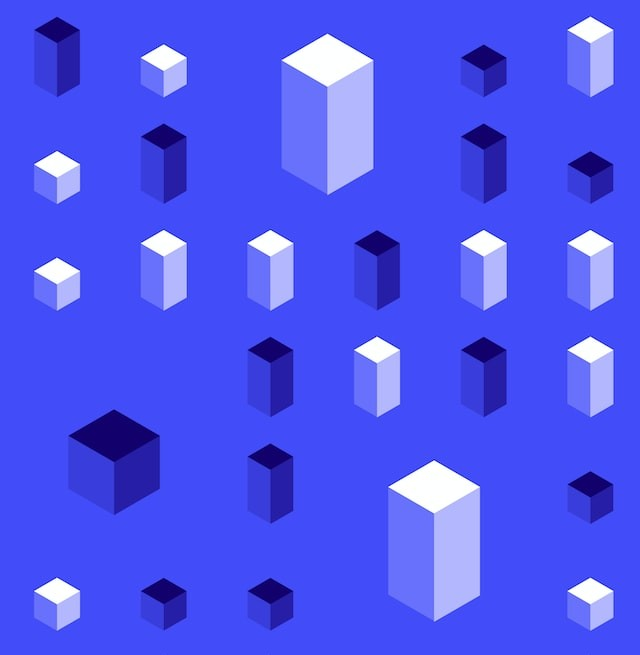
#> input picture examples/2.jpg, 640 x 655 px
$ python multi_template_matching.py
#> lines starting #> are read from the running program, lines starting #| are printed output that depends on the picture; after the words box and inside, x2 and y2 are one past the last pixel; in counts of white or black regions, pixels touching at a corner belong together
# import the necessary packages
import cv2
import numpy as np


# set the template matching and
# non-maximum suppression thresholds
thresh = 0.98
nms_thresh = 0.6

# load the main image and the template image
image = cv2.imread("examples/2.jpg")
#> image is the input picture: shape (655, 640, 3); mean B, G, R 241.9, 84.9, 76.8
template = cv2.imread("examples/template2.jpg")
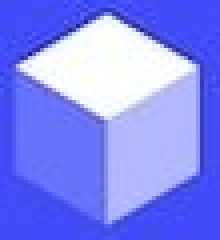
#> input picture examples/template2.jpg, 55 x 60 px (shown 4 times larger)
#> template is the input picture: shape (60, 55, 3); mean B, G, R 245.6, 135.1, 127.6
# make a copy of the image
image_copy = image.copy()

# convert the images to grayscale
image_gray = cv2.cvtColor(image, cv2.COLOR_BGR2GRAY)
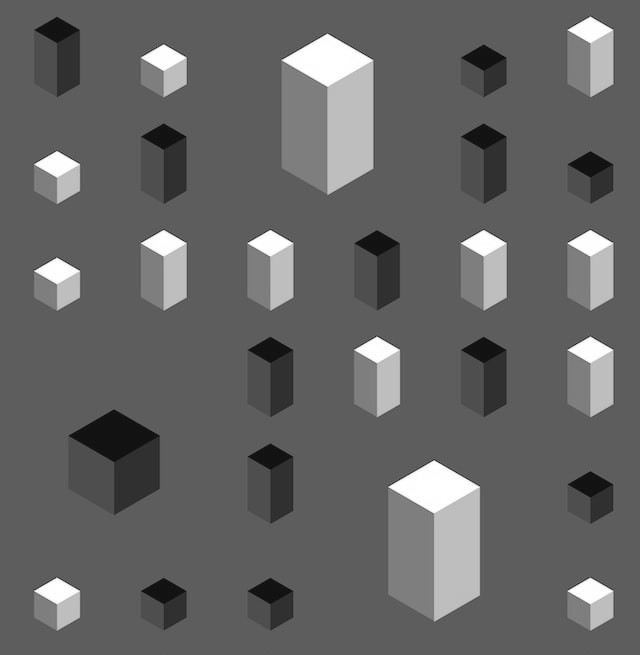
#> image_gray: shape (655, 640); min 12, max 255, mean 100.5
template_gray = cv2.cvtColor(template, cv2.COLOR_BGR2GRAY)
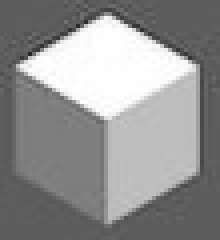
#> template_gray: shape (60, 55) (shown 4 times larger); min 39, max 255, mean 145.5

# get the width and height of the template image
template_h, template_w = template.shape[:-1]
#> template_h = 60; template_w = 55

# perform template matching using the normalized cross-correlation method
result = cv2.matchTemplate(image_gray, template_gray, cv2.TM_CCOEFF_NORMED)
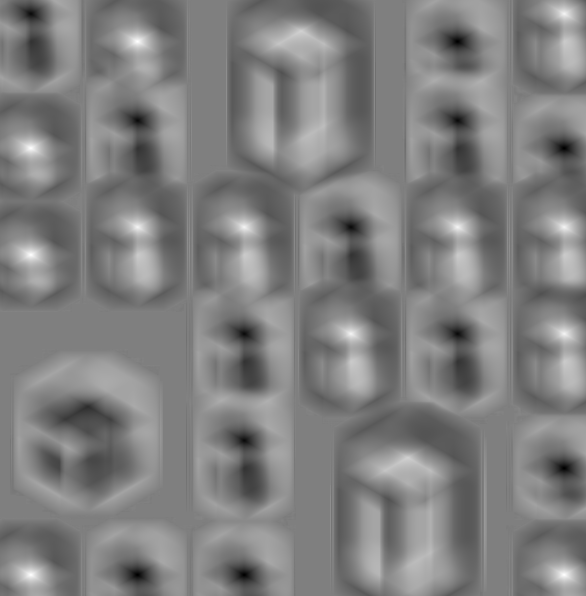
#> result: shape (596, 586) float32; min -0.994, max 0.999, mean 0.00376; drawn with min black and max white

# get the coordinates of the matches that are above the threshold
y_coords, x_coords = np.where(result >= thresh)
#> y_coords = [41, 148, 254, 574, 574]; x_coords = [137, 30, 30, 30, 564]

print("Number of matches found:", len(x_coords))
#| Number of matches found: 5

# loop over the coordinates and draw a rectangle around the matches
for x, y in zip(x_coords, y_coords):
    cv2.rectangle(image_copy, (x, y), (x + template_w,
                  y + template_h), (0, 255, 0), 2)
#> this loop made 5 passes
#> (x, y) on passes 1 to 5: (137, 41), (30, 148), (30, 254), (30, 574), (564, 574)
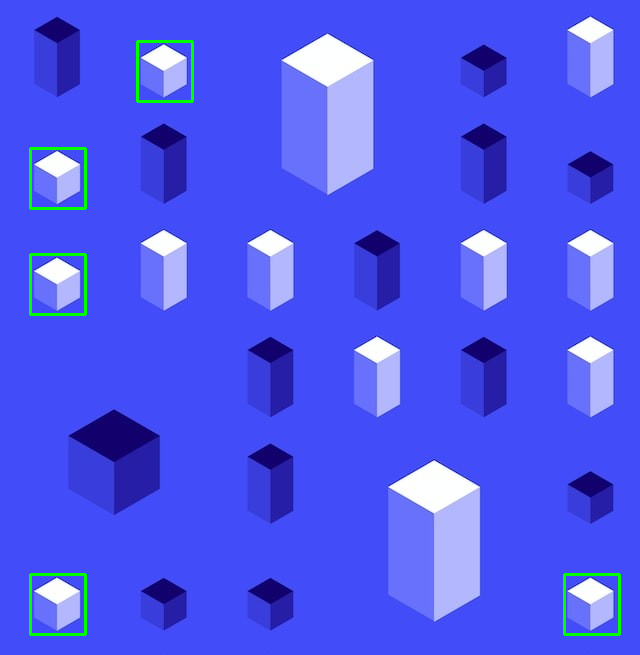
#> image_copy: shape (655, 640, 3); 0.82% of pixels changed, all inside (x1, y1, x2, y2) = (29, 40, 621, 636)

# show the images
cv2.imshow("Template", template)
cv2.imshow("Multi-Template Matching", image_copy)

######################################################################
# Apply Non-Maximum Suppression
######################################################################

# create a list of bounding boxes
boxes = np.array([[x, y, x + template_w, y + template_h]
                 for (x, y) in zip(x_coords, y_coords)])
#> boxes = [[137, 41, 192, 101], [30, 148, 85, 208], [30, 254, 85, 314], [30, 574, 85, 634], [564, 574, 619, 634]]

# apply non-maximum suppression to the bounding boxes
indices = cv2.dnn.NMSBoxes(
    boxes, result[y_coords, x_coords], thresh, nms_thresh)
#> indices = [0, 2, 3, 4, 1]

print("Number of matches found after NMS:", len(indices))
#| Number of matches found after NMS: 5

for i in indices:
    (x, y, w, h) = boxes[i][0], boxes[i][1], boxes[i][2], boxes[i][3]
    cv2.rectangle(image, (x, y), (w, h), (0, 255, 0), 2)
#> this loop made 5 passes
#> (i, x, y, w, h) on pass 5: (1, 30, 148, 85, 208)

cv2.imshow("Multi-Template Matching After NMS", image)
cv2.waitKey(0)
